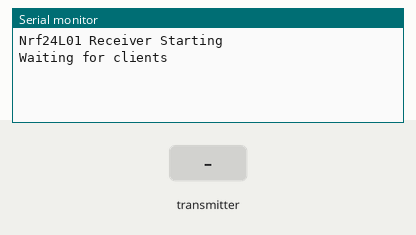
Recording of a program running on a simulated Arduino Uno, built with avr-gcc and run on an emulated ATmega328P. Shown: the last lines printed to the serial monitor. The test bench sets the inputs (shaded band). No radio packets arrive unless stated.

Above: at 2.2 s.
2.3 s: the transmitter starts sending value = 0
At 2.37 s:
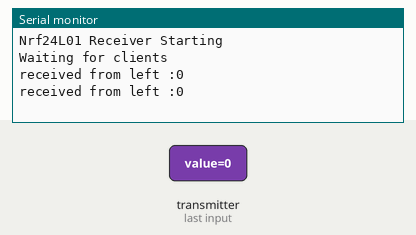
4.2 s: the transmitter starts sending value = 256
At 4.27 s:
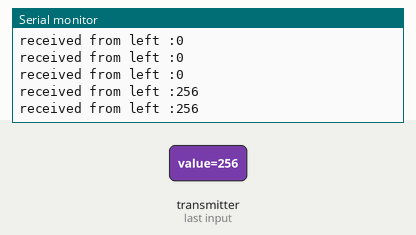

Measured:
- after the input at 2.3 s, the serial monitor: prints a new line at once (image 1)
- after the input at 4.2 s, the serial monitor: prints a new line at once (image 2)

The program:

main.cpp
```cpp
/* YourDuinoStarter Example: nRF24L01 Receive Joystick values

 - WHAT IT DOES: Receives data from another transceiver with
   2 Analog values from a Joystick or 2 Potentiometers
   Displays received values on Serial Monitor
 - SEE the comments after "//" on each line below
 - CONNECTIONS: nRF24L01 Modules See:
 http://arduino-info.wikispaces.com/Nrf24L01-2.4GHz-HowTo
   1 - GND
   2 - VCC 3.3V !!! NOT 5V
   3 - CE to Arduino pin 9
   4 - CSN to Arduino pin 10
   5 - SCK to Arduino pin 13
   6 - MOSI to Arduino pin 11
   7 - MISO to Arduino pin 12
   8 - UNUSED

 - V1.00 11/26/13
   Based on examples at http://www.bajdi.com/
   Questions: terry@yourduino.com */

/*-----( Import needed libraries )-----*/
#include <SPI.h>
#include <nRF24L01.h>
#include <RF24.h>

#include "../../Common/defines.h"

/*-----( Declare Constants and Pin Numbers )-----*/

#define CE_PIN  9
#define CSN_PIN 10

/*-----( Declare objects )-----*/
RF24 radio(CE_PIN, CSN_PIN); // Create a Radio

void setup()   /****** SETUP: RUNS ONCE ******/
{
  Serial.begin(9600);
  delay(1000);

  Serial.println("Nrf24L01 Receiver Starting");
  radio.begin();

  //radio.openReadingPipe(1, pipe_left);
  radio.openReadingPipe(2, pipe_right);

  radio.startListening();

  Serial.println("Waiting for clients");
}//--(end setup )---


void loop()   /****** LOOP: RUNS CONSTANTLY ******/
{
    uint8_t pipe;
    int value;

	  if(radio.available(&pipe))
    {
      radio.read((void*)&value, sizeof(value));

      if(pipe == 1)
        Serial.print("received from left :");
      else if(pipe == 2)
        Serial.print("received from right :");
      Serial.println(value);
    }
}//--(end main loop )---

/*-----( Declare User-written Functions )-----*/

//NONE
//*********( THE END )***********
```
